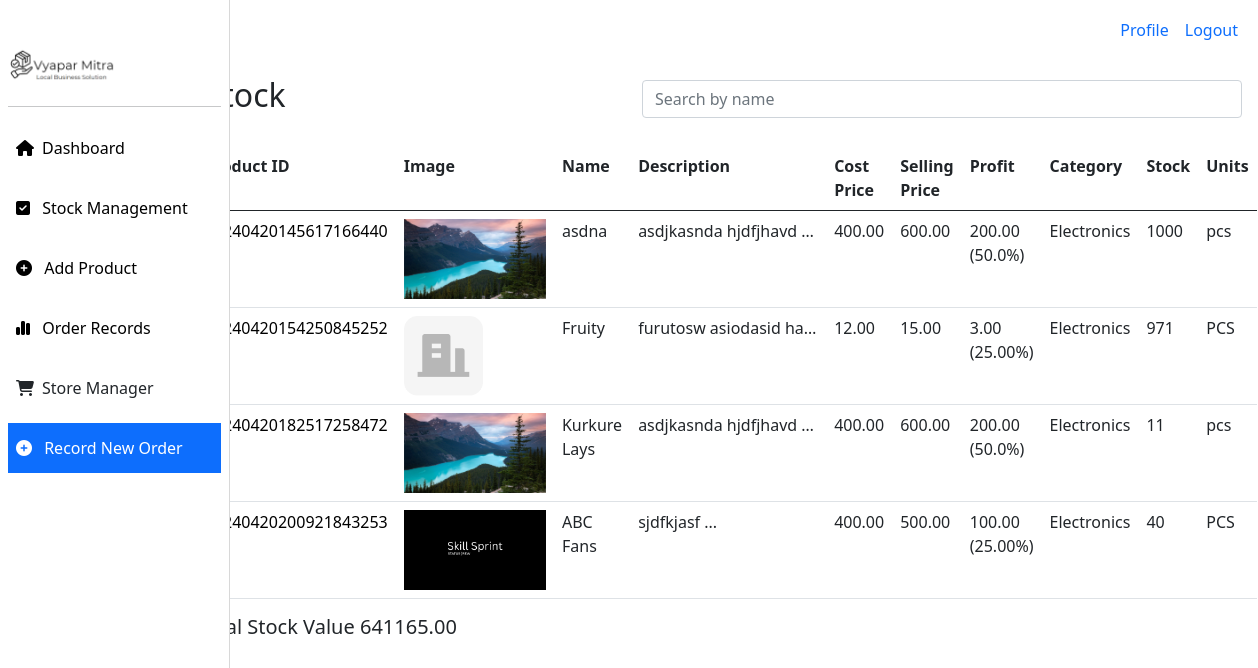
The app's page /products/view-products/ (signed in), older data.
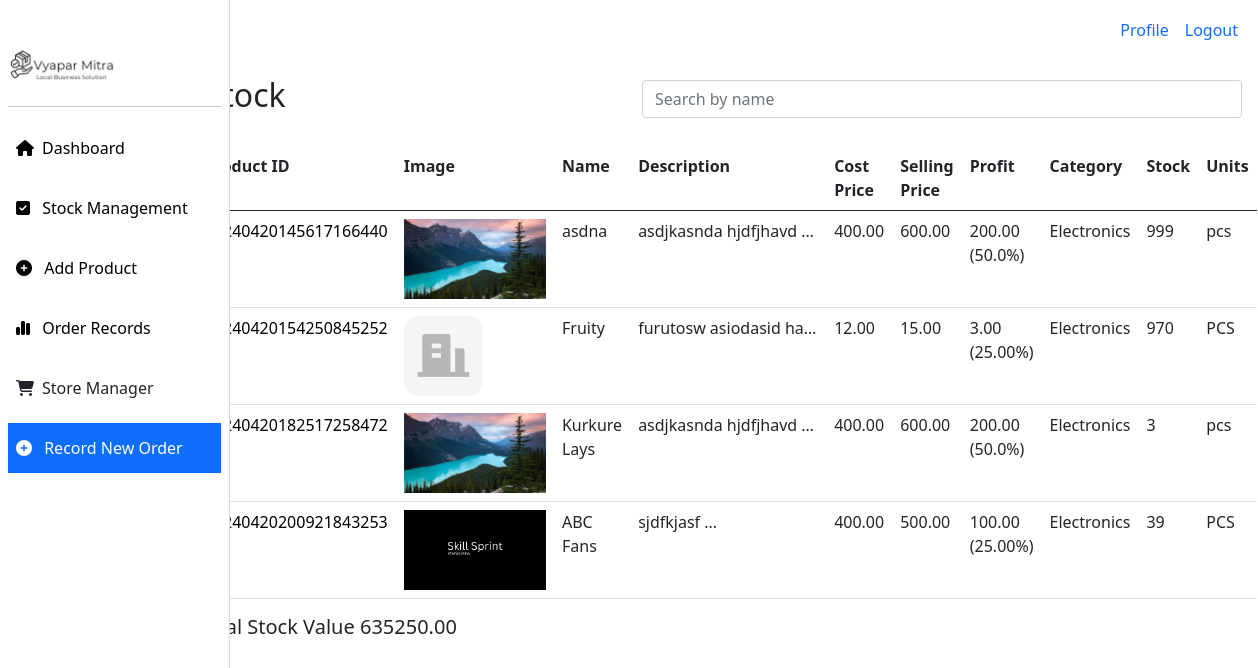
The same page, newer data.
### products/models.py (models this page shows, shortened)
class Product(models.Model):
    name = models.CharField(max_length=255)
    description = models.TextField()
    cost_price = models.DecimalField(max_digits=10, decimal_places=2)
    selling_price = models.DecimalField(max_digits=10, decimal_places=2)
    stock = models.IntegerField(default=0)
    created_at = models.DateTimeField(auto_now_add=True)
    updated_at = models.DateTimeField(auto_now=True)
    category = models.ForeignKey('Category', on_delete=models.CASCADE)
    unique_id = models.CharField(max_length=255, unique=True)
    gst = models.DecimalField(max_digits=10, decimal_places=2, default=0)
    units = models.CharField(max_length=255, default='pcs')
    image = models.ImageField(upload_to='products/', default='products/default.jpg')
    account  = models.ForeignKey('accounts.Account', on_delete=models.CASCADE, null=True, blank=True)
    is_active = models.BooleanField(default=True)
    def profit(self):
        profit = self.selling_price - self.cost_price
        profit_percentage = (profit/self.cost_price)*100
        return f'{profit} ({profit_percentage}%)'

class Category(models.Model):
    name = models.CharField(max_length=255)
    description = models.TextField()
    created_at = models.DateTimeField(auto_now_add=True)
    updated_at = models.DateTimeField(auto_now=True)
    def __str__(self):
        return self.name

### products/views.py (the view)
# urls.py: path("view-products/", views.view_products, name="view-products"),
def view_products(request):
    products = Product.objects.filter(account__user=request.user)
    total_product_value = 0
    for product in products:
        total_product_value += product.selling_price * product.stock
    return render(request, 'products/products.html', {'products': products, 'total_product_value': total_product_value})

### templates/products/products.html (shortened to what this page needs)
{% extends "home/base.html" %}
{% block content %}
<div class="d-flex" style="min-width: 100vw;">
    <div style="width: 230px;">
        {% include 'home/sidebar.html' %}
    </div>
    <div style="width:85vw;">
        {% include 'home/topbar.html' %}
        <div class=" p-3 d-flex justify-content-between align-items-center"
            style="width:100%;">
            <h2>Stock</h2>
            <div class="d-flex">
                <form action="{% url 'search-products' %}" method="POST">
                    <input type="text" name="search" class="form-control" placeholder="Search by name" style="width:600px">
                </form>
            </div>
        </div>
        <div class="p-2">
            <table class="table">
                <tr>
                    <th>Product ID</th>
                    <th>Image</th>
                    <th>Name</th>
                    <th>Description</th>
                    <th>Cost Price</th>
                    <th>Selling Price</th>
                    <th>Profit</th>
                    <th>Category</th>
                    <th>Stock</th>
                    <th>Units</th>
                </tr>
                <tbody>
                    {% for product in products %}
                    <tr>
                        <td><a href="{% url 'edit-product' product.id %}">{{product.unique_id}}</a></td>
                        <td><img src="{{product.image.url}}" style="height: 80px;object-fit:fill;" alt="{{product.name}}"></td>
                        <td>{{product.name}}</td>
                        <td ><p style=" width:180px;overflow: hidden;text-wrap:nowrap; text-overflow: ellipsis;">{{product.description}}...</p></td>
                        <td>{{product.cost_price}}</td>
                        <td>{{product.selling_price}}</td>
                        <td>{{product.profit}}</td>
                        <td>{{product.category}}</td>
                        <td>{{product.stock}}</td>
                        <td>{{product.units}}</td>
                    </tr>
                    {% endfor %}
                </tbody>
            </table>
            <h5>Total Stock Value {{total_product_value}}</h5>
        </div>
</div>
</div>
{% endblock content %}

### templates/home/base.html (shortened to what this page needs)
<!DOCTYPE html>
<html lang="en">
<head>
    <link href="https://cdn.jsdelivr.net/npm/bootstrap@5.0.2/dist/css/bootstrap.min.css" rel="stylesheet"
>
    <link rel="stylesheet" href="http://code.jquery.com/ui/1.12.1/themes/smoothness/jquery-ui.css">
    <link rel="stylesheet" href="/media/global/index.css">
    <link rel="stylesheet" href="https://cdnjs.cloudflare.com/ajax/libs/font-awesome/6.5.2/css/all.min.css"
 />
</head>
<body>
    {% block content %}{% endblock content %}
</body>
</html>

### templates/home/sidebar.html (shortened to what this page needs)
<div class="fixed-top sidebar bg-white pt-4 px-2">
    <div class="user-profile d-flex mt-3" style="height: 50px;">
        <img src="/media/global/logo.png" style="height: 50px;" alt="" srcset="">
    </div>
    <hr>
    <ul>
        <li><a href="/home/"><i class="fa fa-home mx-2" aria-hidden="true"></i>Dashboard</a></li>
        <li><a href="{% url 'view-products' %}"><i class="fa fa-square-check mx-2" aria-hidden="true"></i> Stock Management </a></li>
         <li><a href="{% url 'add-products' %}"><i class="fa fa-circle-plus mx-2" aria-hidden="true"></i> Add Product </a></li>
        <li><a href="{% url 'order-records' %}"><i class="fa fa-chart-simple mx-2" aria-hidden="true"></i> Order Records</a></li>
        <li><i class="fa fa-cart-shopping mx-2" aria-hidden="true"></i> Store Manager</li>
        <li class="bg-primary "><a href="{% url 'initiate-order' %}" class="text-white"> <i class="fa fa-plus-circle mx-2" aria-hidden="true"></i> Record New Order</a></li>
        <br>
        <br>
    </ul>
</div>

### templates/home/topbar.html (shortened to what this page needs)
<div class="navbar navbar-expand-lg navbar-white bg-white" style="width: 100%; height: 60px">
    <div class="container-fluid" style="height: 30px;">
        <div class="navbar-nav ms-auto">
            <a class="nav-link" href="#">Profile</a>
            <a class="nav-link" href="#">Logout</a>
        </div>
    </div>
</div>

### templates/home/sidebar.html (style rules this page uses)
.sidebar { width: 230px; height: 100vh; border-right:solid 1px rgb(216, 216, 216); }
ul { list-style: none; padding: 0; }
.sidebar>ul>li { height: 50px; margin-top: 10px; display: flex; align-items: center; }
a { text-decoration: none; color: black; }

Row changes from the older to the newer data that the page shows:
changed Product "asdna": stock "1000" → "999"
changed Product "Fruity": stock "971" → "970"
changed Product "Kurkure Lays": stock "11" → "3"
changed Product "ABC Fans": stock "40" → "39"
Text that changed along with them:
{{ total_product_value }}: "641165.00" → "635250.00"
